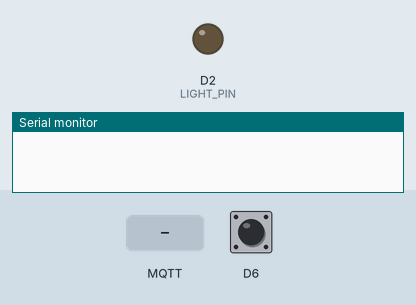
This sketch was run on a simulated ESP8266 (Wemos D1 mini). On the bench: output pins drawn as LEDs (lit = HIGH), the last lines printed to the serial monitor. Dashed ring = blinking. The test bench sets the inputs (shaded band); at power-on: D6 HIGH. WiFi joins after 1.5 s; servers stay silent unless stated; random numbers use the default seed unless the sketch sets one; no MQTT or app messages arrive unless stated.

Above: at 0.6 s.
At 2.7 s:
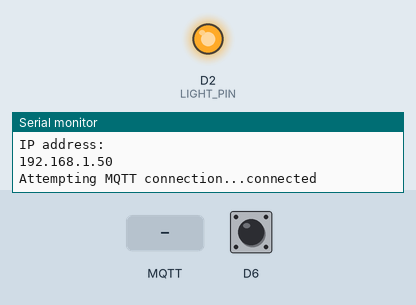
3.3 s: MQTT message "ON" arrives on the first subscribed topic
At 4.6 s:
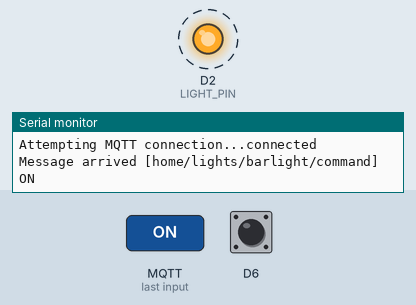
6.3 s: MQTT message "ON" arrives on the first subscribed topic
9.3 s: MQTT message "OFF" arrives on the first subscribed topic
15.3 s: MQTT message "OFF" arrives on the first subscribed topic
Timing chart, 0 to 19.0 s (numbered marks = the images above; inputs shaded):
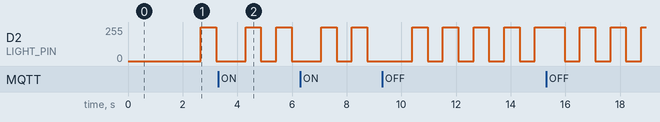

The sketch:

barlight_mqtt.ino
```cpp
#include <CapacitiveSensor.h>
#include <ESP8266WiFi.h>
#include <ESP8266mDNS.h>
#include <WiFiUdp.h>
#include <ArduinoOTA.h>
#include <PubSubClient.h>
#include <OneWire.h>
#include <DallasTemperature.h>


// WIFI & MQTT
WiFiClient espClient;
const char* mqtt_server = "192.168.1.102";
PubSubClient client(espClient);

// WIFI
const char* ssid = "**********";
const char* password = "*********";


// LIGHT PIN
#define LIGHT_PIN D2
unsigned int lightState = 1;
unsigned int counter = 0;

// CAPACITIVE SENSOR
CapacitiveSensor cs_14_12 = CapacitiveSensor(14, 12);       // 10M resistor between pins 14 (D5 on Wemos D1 mini) & 12 (D6), pin 12 is sensor pin, add a wire and or foil if desired

// DALLAS TEMP SENSOR
#define ONE_WIRE_BUS D7
#define TEMP_SCHEDULE_DELAY_MS 1000*60*2
#define TEMP_CONV_DELAY_MS 1500
OneWire oneWire(ONE_WIRE_BUS);
DallasTemperature sensors(&oneWire);
DeviceAddress tempDeviceAddress;
unsigned long lastTempScheduled = 0;
unsigned long lastTempRequest = 0;
float temperature = 0.0;
volatile bool tempPending = false;


bool CSread(unsigned int * _counter) {
  long cs = cs_14_12.capacitiveSensor(2);
//  Serial.print(cs);
  if (cs != -2) {
    *_counter += 1;
//    Serial.print("\t");
//    Serial.println(*_counter);
    if (*_counter >= 50) {
      *_counter = 0;
      return true;
    }
    else {
      //Serial.println(*_counter);
      return false;
    }
  }
  else {
    *_counter = 0;
    return false;
  }
}


void turnLightOff(unsigned int * _state) {
	int i = 1024;
  	while (i >= 0) {
  	 	analogWrite(LIGHT_PIN, i);
  	  	i--;
  	  	delayMicroseconds(500);
  	}
  	analogWrite(LIGHT_PIN, 0);
  	*_state = 0;
}

void turnLightOn(unsigned int * _state) {
	int i = 0;
  	while (i < 1024) {
    	analogWrite(LIGHT_PIN, i);
    	i++;
    	delayMicroseconds(500);
  	}
  	*_state = 1;
}


void toggleLight(unsigned int * _state) {
  unsigned int newState;
  int i = 0;
  switch (*_state) {
    case 0:
      turnLightOn(&lightState);
      newState = 1;
      break;

    case 1:
      turnLightOff(&lightState);
      newState = 0;
      break;
  }
  client.publish("home/lights/barlight/state", *_state ? "ON" : "OFF");
  //Serial.print("From " + String(lightState) + " to " + String(newState));
  *_state = newState;
  //cs_14_12.reset_CS_AutoCal();
}

void callback(char* topic, byte* payload, unsigned int length) {
  Serial.print("Message arrived [");
  Serial.print(topic);
  Serial.print("] ");
  for (int i = 0; i < length; i++) {
    Serial.print((char)payload[i]);
  }
  Serial.println();

  String payload_str = "";
  for (int i=0;i<length;i++) {
	payload_str += (char)payload[i];
  }
  if (payload_str == "ON") {
    turnLightOn(&lightState);
  } else if (payload_str == "OFF") {
    turnLightOff(&lightState);
  }
}

void reconnect() {
  // Loop until we're reconnected
  while (!client.connected()) {
    Serial.print("Attempting MQTT connection...");
    // Create a random client ID
    String clientId = "ESP8266Client-";
    clientId += String(random(0xffff), HEX);
    // Attempt to connect
    if (client.connect(clientId.c_str(), "openhabian", "lalalou84")) {
      Serial.println("connected");
      // Once connected, publish an announcement...
      // client.publish("outTopic", "hello world");
      // ... and resubscribe
      client.subscribe("home/lights/barlight/command");
    } else {
      Serial.print("failed, rc=");
      Serial.print(client.state());
      Serial.println(" try again in 5 seconds");
      // Wait 5 seconds before retrying
      delay(5000);
    }
  }
}

void setup()
{
	Serial.begin(115200);
	pinMode(LIGHT_PIN, OUTPUT);
	toggleLight(&lightState);
	WiFi.mode(WIFI_STA);
	WiFi.begin(ssid, password);
	while (WiFi.waitForConnectResult() != WL_CONNECTED) {
		delay(3000);
		ESP.restart();
	}
	ArduinoOTA.setHostname("kitchenLeds"); // on donne une petit nom a notre module
	ArduinoOTA.begin(); // initialisation de l'OTA
	Serial.println("");
	Serial.println("WiFi connected");
	Serial.println("IP address: ");
	Serial.println(WiFi.localIP());
	client.setServer(mqtt_server, 1883);
	client.setCallback(callback);
	cs_14_12.set_CS_AutocaL_Millis(0xFFFFFFFF);
	cs_14_12.set_CS_Timeout_Millis(80);
	sensors.begin();
	sensors.getAddress(tempDeviceAddress, 0);
	sensors.setResolution(tempDeviceAddress, 12);
	sensors.setWaitForConversion(false);
	lastTempScheduled = millis();
}

void loop()
{
	if (!client.connected()) {
    	reconnect();
  	}
	if (millis() - lastTempScheduled >= TEMP_SCHEDULE_DELAY_MS) {
		if(!tempPending) {
			sensors.requestTemperatures();
			lastTempRequest = millis();
			tempPending = true;
		}
		else {
			if(millis() - lastTempRequest >= TEMP_CONV_DELAY_MS) {
				temperature = sensors.getTempCByIndex(0);
				char payload[10];
				String payload_str = String(temperature);
				payload_str.toCharArray(payload, 10);
				client.publish("home/temperature/kitchen", payload);
				lastTempScheduled = millis();
				tempPending = false;
			}
		}
	}
  	client.loop();
  	ArduinoOTA.handle();
 	if (CSread(&counter)) {
    	toggleLight(&lightState);
  	}
}
```

Measured:
- by itself, D2 (LIGHT_PIN): alternates 255/255 for 0.56 s and 0/255 for 0.56 s
